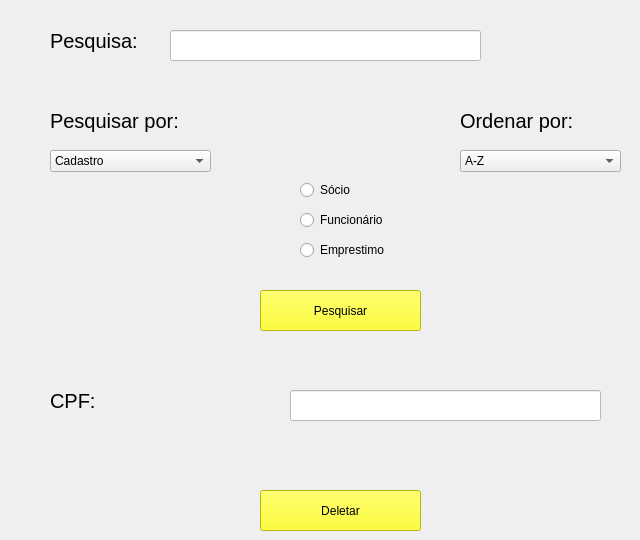
    <widget class="QWidget" name="tab_5">
     <attribute name="title">
      <string>Pesquisa</string>
     </attribute>
     <widget class="QComboBox" name="SelecionaOrdenarPor_2">
      <property name="geometry">
       <rect>
        <x>460</x>
        <y>150</y>
        <width>161</width>
        <height>22</height>
       </rect>
      </property>
      <item>
       <property name="text">
        <string>A-Z</string>
       </property>
      </item>
      <item>
       <property name="text">
        <string>Z-A</string>
       </property>
      </item>
     </widget>
     <widget class="QLabel" name="OrdenarPor_2">
      <property name="geometry">
       <rect>
        <x>460</x>
        <y>100</y>
        <width>171</width>
        <height>41</height>
       </rect>
      </property>
      <property name="font">
       <font>
        <pointsize>15</pointsize>
       </font>
      </property>
      <property name="lineWidth">
       <number>1</number>
      </property>
      <property name="text">
       <string>Ordenar por:</string>
      </property>
     </widget>
     <widget class="QPushButton" name="PesquisaPessoas">
      <property name="geometry">
       <rect>
        <x>260</x>
        <y>290</y>
        <width>161</width>
        <height>41</height>
       </rect>
      </property>
      <property name="styleSheet">
       <string notr="true">background-color: rgb(255, 255, 0);</string>
      </property>
      <property name="text">
       <string>Pesquisar</string>
      </property>
     </widget>
     <widget class="QLineEdit" name="InsertPesquisa_2">
      <property name="geometry">
       <rect>
        <x>170</x>
        <y>30</y>
        <width>311</width>
        <height>31</height>
       </rect>
      </property>
      <property name="styleSheet">
       <string notr="true">background-color: rgb(255, 255, 255);</string>
      </property>
     </widget>
     <widget class="QLabel" name="Pesquisa_2">
      <property name="geometry">
       <rect>
        <x>50</x>
        <y>20</y>
        <width>111</width>
        <height>41</height>
       </rect>
      </property>
      <property name="font">
       <font>
        <pointsize>15</pointsize>
       </font>
      </property>
      <property name="lineWidth">
       <number>1</number>
      </property>
      <property name="text">
       <string>Pesquisa:</string>
      </property>
     </widget>
     <widget class="QComboBox" name="SelecionaPesquisarPor_2">
      <property name="geometry">
       <rect>
        <x>50</x>
        <y>150</y>
        <width>161</width>
        <height>22</height>
       </rect>
      </property>
      <item>
       <property name="text">
        <string>Cadastro</string>
       </property>
      </item>
      <item>
       <property name="text">
        <string>Código</string>
       </property>
      </item>
      <item>
       <property name="text">
        <string>Nome</string>
       </property>
      </item>
      <item>
       <property name="text">
        <string>Sobrenome</string>
       </property>
      </item>
      <item>
       <property name="text">
        <string>CPF</string>
       </property>
      </item>
      <item>
       <property name="text">
        <string>E-mail</string>
       </property>
      </item>
      <item>
       <property name="text">
        <string>Função</string>
       </property>
      </item>
     </widget>
     <widget class="QLabel" name="PesquisarPor_2">
      <property name="geometry">
       <rect>
        <x>50</x>
        <y>100</y>
        <width>171</width>
        <height>41</height>
       </rect>
      </property>
      <property name="font">
       <font>
        <pointsize>15</pointsize>
       </font>
      </property>
      <property name="lineWidth">
       <number>1</number>
      </property>
      <property name="text">
       <string>Pesquisar por:</string>
      </property>
     </widget>
     <widget class="QLabel" name="Pesquisa_3">
      <property name="geometry">
       <rect>
        <x>50</x>
        <y>380</y>
        <width>231</width>
        <height>41</height>
       </rect>
      </property>
      <property name="font">
       <font>
        <pointsize>15</pointsize>
       </font>
      </property>
      <property name="lineWidth">
       <number>1</number>
      </property>
      <property name="text">
       <string>CPF:</string>
      </property>
     </widget>
     <widget class="QLineEdit" name="InsertCPFDelete">
      <property name="geometry">
       <rect>
        <x>290</x>
        <y>390</y>
        <width>311</width>
        <height>31</height>
       </rect>
      </property>
      <property name="styleSheet">
       <string notr="true">background-color: rgb(255, 255, 255);</string>
      </property>
     </widget>
     <widget class="QPushButton" name="DeletarPessoa">
      <property name="geometry">
       <rect>
        <x>260</x>
        <y>490</y>
        <width>161</width>
        <height>41</height>
       </rect>
      </property>
      <property name="styleSheet">
       <string notr="true">background-color: rgb(255, 255, 0);</string>
      </property>
      <property name="text">
       <string>Deletar</string>
      </property>
     </widget>
     <widget class="QRadioButton" name="PesquisarSocio">
      <property name="geometry">
       <rect>
        <x>300</x>
        <y>180</y>
        <width>95</width>
        <height>20</height>
       </rect>
      </property>
      <property name="text">
       <string>Sócio</string>
      </property>
     </widget>
     <widget class="QRadioButton" name="PesquisarFuncionario">
      <property name="geometry">
       <rect>
        <x>300</x>
        <y>210</y>
        <width>95</width>
        <height>20</height>
       </rect>
      </property>
      <property name="text">
       <string>Funcionário</string>
      </property>
     </widget>
     <widget class="QRadioButton" name="Emprestimo">
      <property name="geometry">
       <rect>
        <x>300</x>
        <y>240</y>
        <width>95</width>
        <height>20</height>
       </rect>
      </property>
      <property name="text">
       <string>Emprestimo</string>
      </property>
     </widget>
    </widget>
